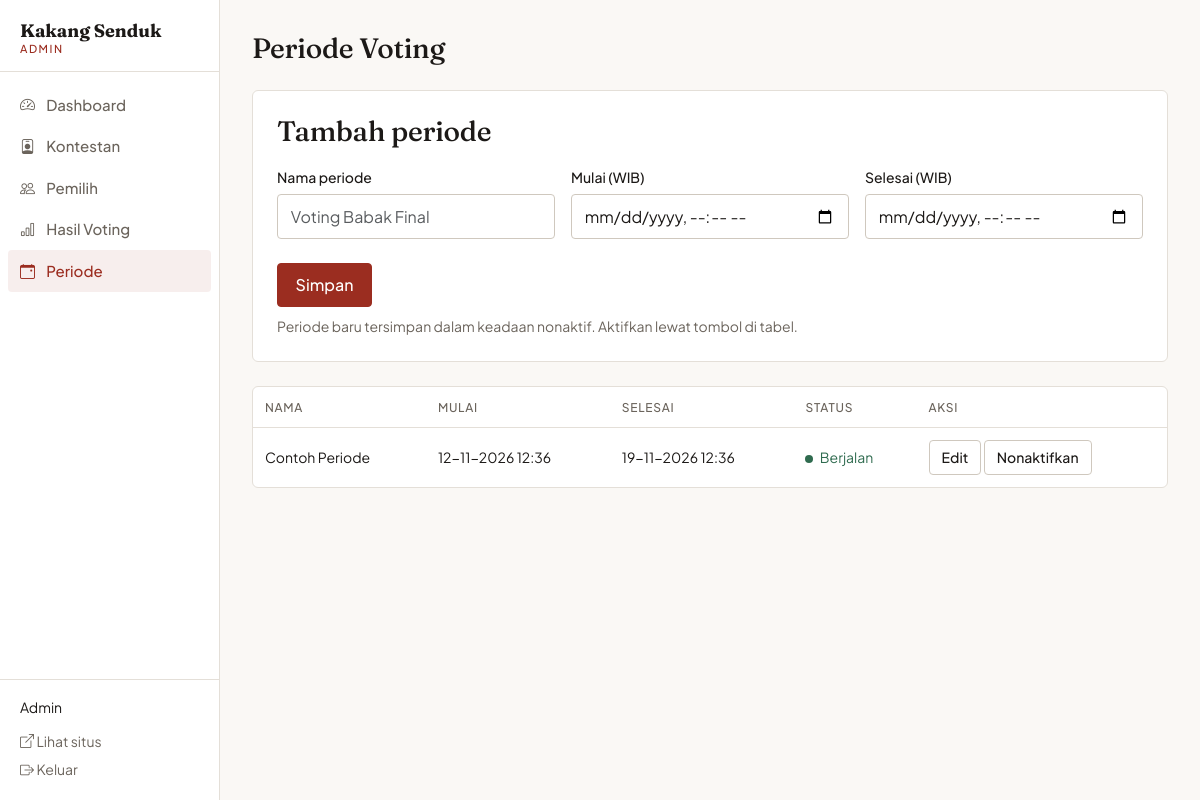
Page /app-voting/admin/periode.php (signed in) on the committed database.
### tables this page shows
CREATE TABLE `periode_voting` (
  `id` int(11) NOT NULL,
  `nama_periode` varchar(100) NOT NULL,
  `tanggal_mulai` datetime NOT NULL,
  `tanggal_selesai` datetime NOT NULL,
  `status` enum('Aktif','Nonaktif') NOT NULL DEFAULT 'Nonaktif'
);

### app-voting/includes/functions.php (called while the page is built, shortened)
<?php
function e($str) {
    return htmlspecialchars((string) $str, ENT_QUOTES, 'UTF-8');
}
function pull_old() {
    $old = $_SESSION['old'] ?? [];
    return $old;
}

### app-voting/admin/periode.php (the view, shortened to what this page needs)
<?php
require_once __DIR__ . '/../config/app.php';
$old    = pull_old();
$edit   = null;
$f = array_merge(
    ['id' => '', 'nama_periode' => '', 'tanggal_mulai' => '', 'tanggal_selesai' => ''],
    $edit ?: [],
    $old
);
$untukInput = fn($s) => $s ? str_replace(' ', 'T', substr((string) $s, 0, 16)) : '';
$daftar = $pdo->query('SELECT * FROM periode_voting ORDER BY tanggal_mulai DESC, id DESC')->fetchAll();
require_once ROOT_PATH . '/includes/admin-header.php';
?>
<div class="admin-kepala">
  <h1 class="judul-halaman">Periode Voting</h1>
</div>
<form class="panel mb-4" method="post" action="<?= BASE_URL ?>/proses/periode-simpan.php" data-sekali="Menyimpan...">
  <h2 class="h3 mb-3"><?= $f['id'] !== '' ? 'Edit periode' : 'Tambah periode' ?></h2>
  <div class="row g-3">
    <div class="col-md-4">
      <label class="form-label" for="nama_periode">Nama periode</label>
      <input class="form-control" id="nama_periode" name="nama_periode" maxlength="100"
             value="<?= e($f['nama_periode']) ?>" placeholder="Voting Babak Final" required>
    </div>
    <div class="col-md-4">
      <label class="form-label" for="tanggal_mulai">Mulai (WIB)</label>
      <input class="form-control" type="datetime-local" id="tanggal_mulai" name="tanggal_mulai"
             value="<?= e($untukInput($f['tanggal_mulai'])) ?>" required>
    </div>
    <div class="col-md-4">
      <label class="form-label" for="tanggal_selesai">Selesai (WIB)</label>
      <input class="form-control" type="datetime-local" id="tanggal_selesai" name="tanggal_selesai"
             value="<?= e($untukInput($f['tanggal_selesai'])) ?>" required>
    </div>
  </div>
  <div class="d-flex gap-2 mt-4">
    <button class="btn btn-primary" type="submit">Simpan</button>
  </div>
  <div class="form-text mt-2">Periode baru tersimpan dalam keadaan nonaktif. Aktifkan lewat tombol di tabel.</div>
</form>
<div class="tabel-bungkus">
  <table class="tabel">
    <thead>
      <tr><th>Nama</th><th>Mulai</th><th>Selesai</th><th>Status</th><th>Aksi</th></tr>
    </thead>
    <tbody>
      <?php foreach ($daftar as $p):
        $mulai   = strtotime($p['tanggal_mulai']);
        $selesai = strtotime($p['tanggal_selesai']);
        $now     = time();
        if ($p['status'] !== 'Aktif') {
            $label = 'Nonaktif';  $kelas = 'status-mati';
        } elseif ($now < $mulai) {
            $label = 'Aktif, terjadwal';  $kelas = 'status-mati';
        } elseif ($now <= $selesai) {
            $label = 'Berjalan';  $kelas = 'status-aktif';
        } else {
            $label = 'Aktif, sudah berakhir';  $kelas = 'status-mati';
        }
      ?>
        <tr>
          <td><?= e($p['nama_periode']) ?></td>
          <td><?= e(date('d-m-Y H:i', $mulai)) ?></td>
          <td><?= e(date('d-m-Y H:i', $selesai)) ?></td>
          <td class="status <?= $kelas ?>"><?= e($label) ?></td>
          <td class="text-nowrap">
            <a class="btn btn-outline-secondary btn-sm"
               href="<?= BASE_URL ?>/admin/periode.php?edit=<?= (int) $p['id'] ?>">Edit</a>
            <form class="d-inline" method="post" action="<?= BASE_URL ?>/proses/periode-toggle.php" data-sekali="Memproses...">
              <?php if ($p['status'] === 'Aktif'): ?>
                <button class="btn btn-outline-secondary btn-sm" type="submit">Nonaktifkan</button>
              <?php else: ?>
                <input type="hidden" name="aksi" value="aktifkan">
                <button class="btn btn-success btn-sm" type="submit">Aktifkan</button>
              <?php endif; ?>
            </form>
          </td>
        </tr>
      <?php endforeach; ?>
    </tbody>
  </table>
</div>
<?php require_once ROOT_PATH . '/includes/admin-footer.php'; ?>

### app-voting/assets/css/style.css (style rules this page uses)
:root { --merah: #9B2D20; --merah-gelap: #7E2218; --emas: #B8892B; --hijau: #2F6B4F; --teks: #1C1917; --teks-2: #6B645C; --garis: #E4DFD8; --latar: #FAF8F5; --putih: #FFFFFF; --font-judul: 'Fraunces', Georgia, 'Times New Roman', serif; --font-isi: 'Plus Jakarta Sans', system-ui, -apple-system, 'Segoe UI', sans-serif; --r-kecil: 4px; --r-panel: 6px; --waktu: 160ms; --bs-body-font-family: var(--font-isi); --bs-body-color: var(--teks); --bs-body-bg: var(--latar); --bs-border-color: var(--garis); --bs-border-radius: var(--r-kecil); --bs-link-color: var(--merah); --bs-link-color-rgb: 155, 45, 32; --bs-link-hover-color: var(--merah-gelap); --bs-link-hover-color-rgb: 126, 34, 24; }
body { line-height: 1.6; -webkit-font-smoothing: antialiased; }
h1, h2, h3, h4 { font-family: var(--font-judul); font-weight: 500; line-height: 1.2; letter-spacing: -0.01em; }
h1 { font-size: clamp(2rem, 1.2rem + 3vw, 3.5rem); }
h2 { font-size: 1.75rem; }
.judul-halaman { font-family: var(--font-judul); font-weight: 500; font-size: 1.75rem; margin: 0; }
a { transition: color var(--waktu); }
.btn { font-weight: 500; border-radius: var(--r-kecil); padding: .55rem 1.1rem; transition: background-color var(--waktu), border-color var(--waktu), color var(--waktu); }
.btn-sm { padding: .35rem .75rem; font-size: .875rem; }
.btn-primary { --bs-btn-bg: var(--merah); --bs-btn-border-color: var(--merah); --bs-btn-hover-bg: var(--merah-gelap); --bs-btn-hover-border-color: var(--merah-gelap); --bs-btn-active-bg: var(--merah-gelap); --bs-btn-active-border-color: var(--merah-gelap); --bs-btn-disabled-bg: var(--merah); --bs-btn-disabled-border-color: var(--merah); --bs-btn-focus-shadow-rgb: 155, 45, 32; }
.btn-outline-secondary { --bs-btn-color: var(--teks); --bs-btn-border-color: #CFC8BE; --bs-btn-hover-color: #fff; --bs-btn-hover-bg: var(--teks); --bs-btn-hover-border-color: var(--teks); --bs-btn-active-color: #fff; --bs-btn-active-bg: var(--teks); --bs-btn-active-border-color: var(--teks); --bs-btn-focus-shadow-rgb: 28, 25, 23; }
.form-label { font-weight: 500; font-size: .875rem; margin-bottom: .35rem; }
.form-control, .form-select { border-color: #CFC8BE; padding: .6rem .8rem; background-color: var(--putih); }
.form-text { color: var(--teks-2); }
.panel { background: var(--putih); border: 1px solid var(--garis); border-radius: var(--r-panel); padding: 1.5rem; }
.tabel-bungkus { background: var(--putih); border: 1px solid var(--garis); border-radius: var(--r-panel); overflow-x: auto; }
.tabel { width: 100%; margin: 0; border-collapse: collapse; font-size: .875rem; }
.tabel th { padding: .65rem .75rem; font-size: .75rem; font-weight: 500; letter-spacing: .06em; text-transform: uppercase; color: var(--teks-2); border-bottom: 1px solid var(--garis); white-space: nowrap; text-align: left; }
.tabel td { padding: .75rem; border-bottom: 1px solid var(--garis); vertical-align: middle; }
.tabel tbody tr:last-child td { border-bottom: 0; }
.status::before { content: ''; display: inline-block; width: .5rem; height: .5rem; margin-right: .4rem; border-radius: 50%; background: currentColor; }
.status-aktif { color: var(--hijau); }
.admin-kepala { display: flex; align-items: center; justify-content: space-between; flex-wrap: wrap; gap: 1rem; margin-bottom: 1.5rem; }

### rows in the picture
periode_voting: nama_periode "Contoh Periode", tanggal_mulai "12-11-2026 12:36", tanggal_selesai "19-11-2026 12:36", label "Berjalan", shows "Nonaktifkan"

### other values in the picture
$label "Dashboard"
$label "Kontestan"
$label "Pemilih"
$label "Hasil Voting"
$label "Periode"
$admin['nama'] "Admin"
